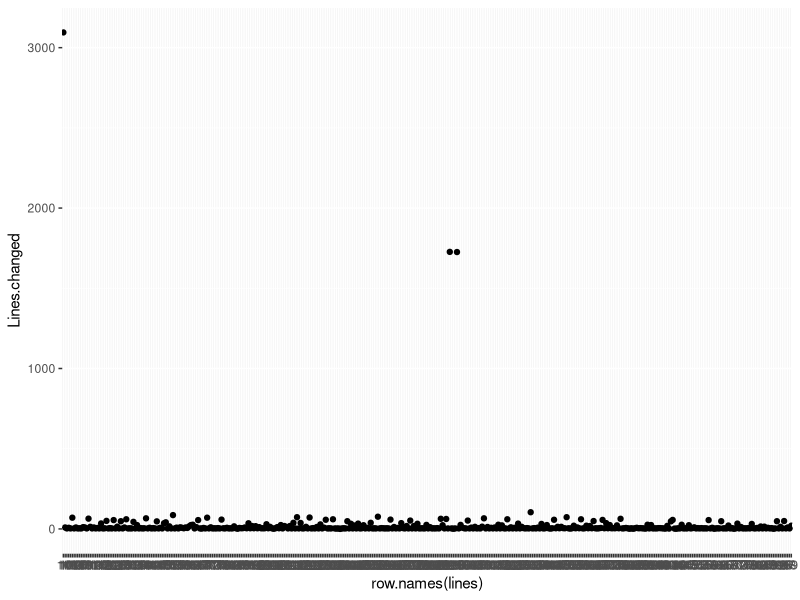
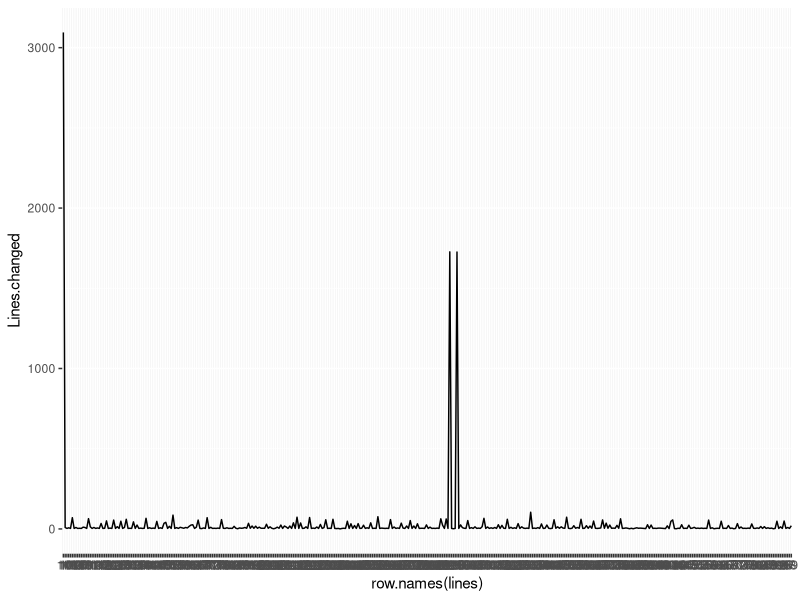
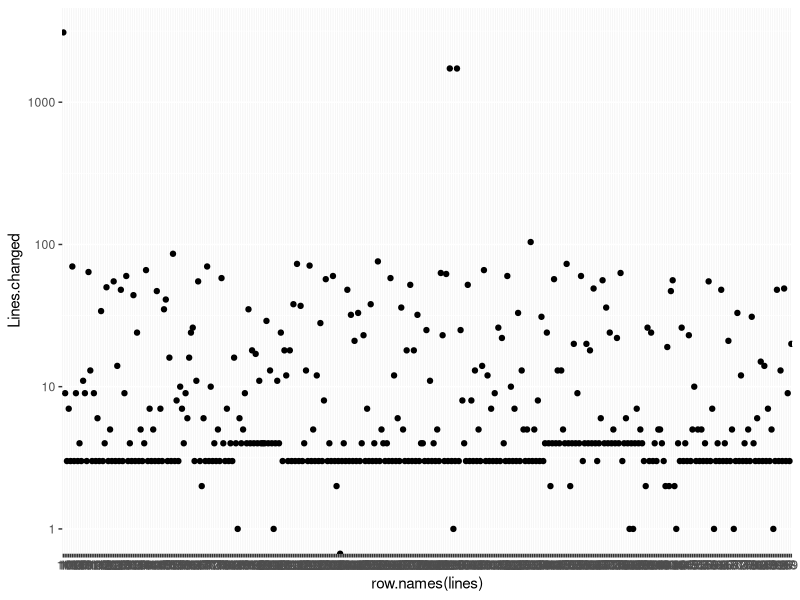
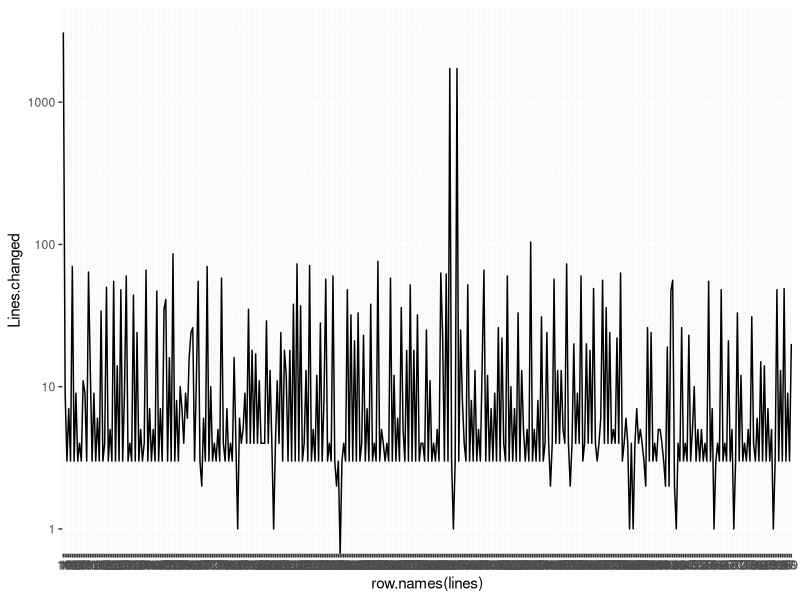
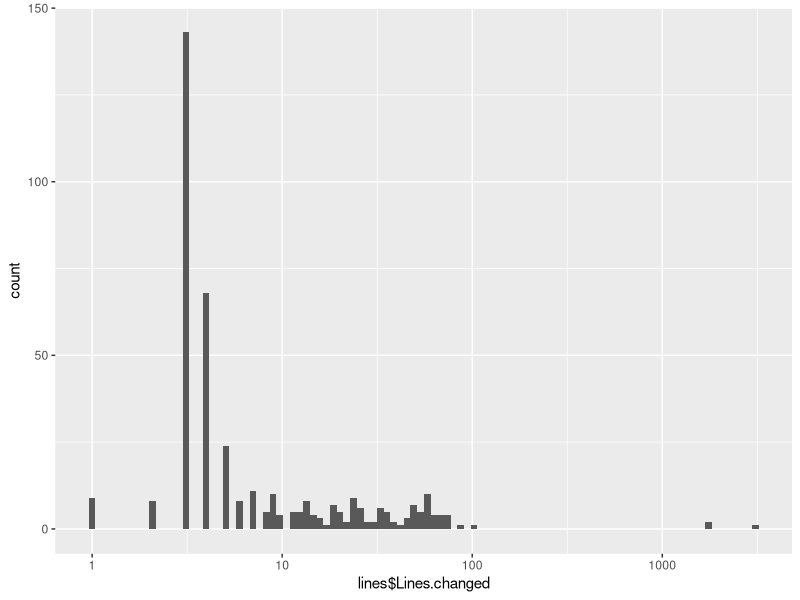
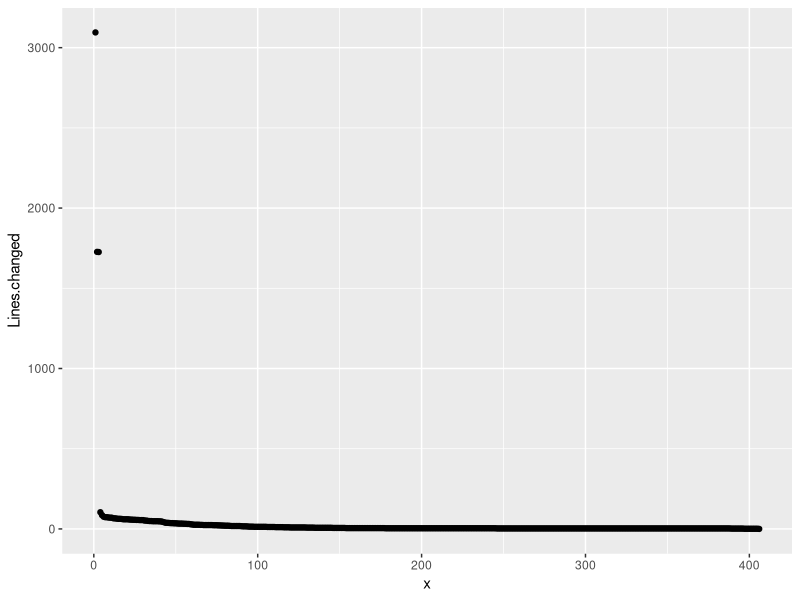
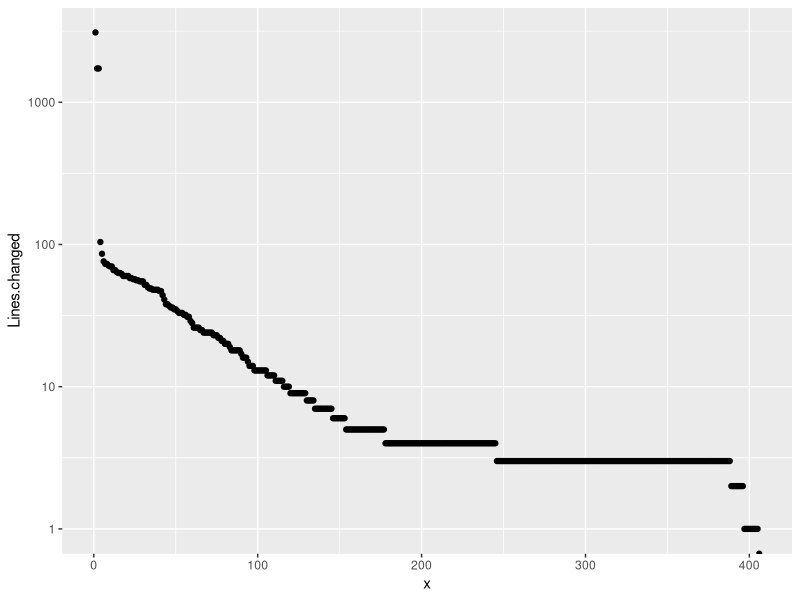

Recreate these plots in R, in order.
library(ggplot2)
lines <- read.csv("../data/lines_hoborg_text_text_md.csv")
summary(lines)
ggplot()+geom_point(data=lines,aes(x=row.names(lines),y=Lines.changed))
ggplot()+geom_line(data=lines,aes(x=row.names(lines),y=Lines.changed,group=1))
ggplot()+geom_point(data=lines,aes(x=row.names(lines),y=Lines.changed))+scale_y_log10()
ggplot()+geom_line(data=lines,aes(x=row.names(lines),y=Lines.changed,group=1))+scale_y_log10()
ggplot(data=lines, aes(lines$Lines.changed)) + geom_histogram(bins=100)+scale_x_log10()
sorted.lines <- data.frame(x=1:length(lines$Lines.changed),Lines.changed=as.numeric(lines[order(-lines$Lines.changed),]))
ggplot()+geom_point(data=sorted.lines,aes(x=x,y=Lines.changed))
ggplot()+geom_point(data=sorted.lines,aes(x=x,y=Lines.changed))+scale_y_log10()
